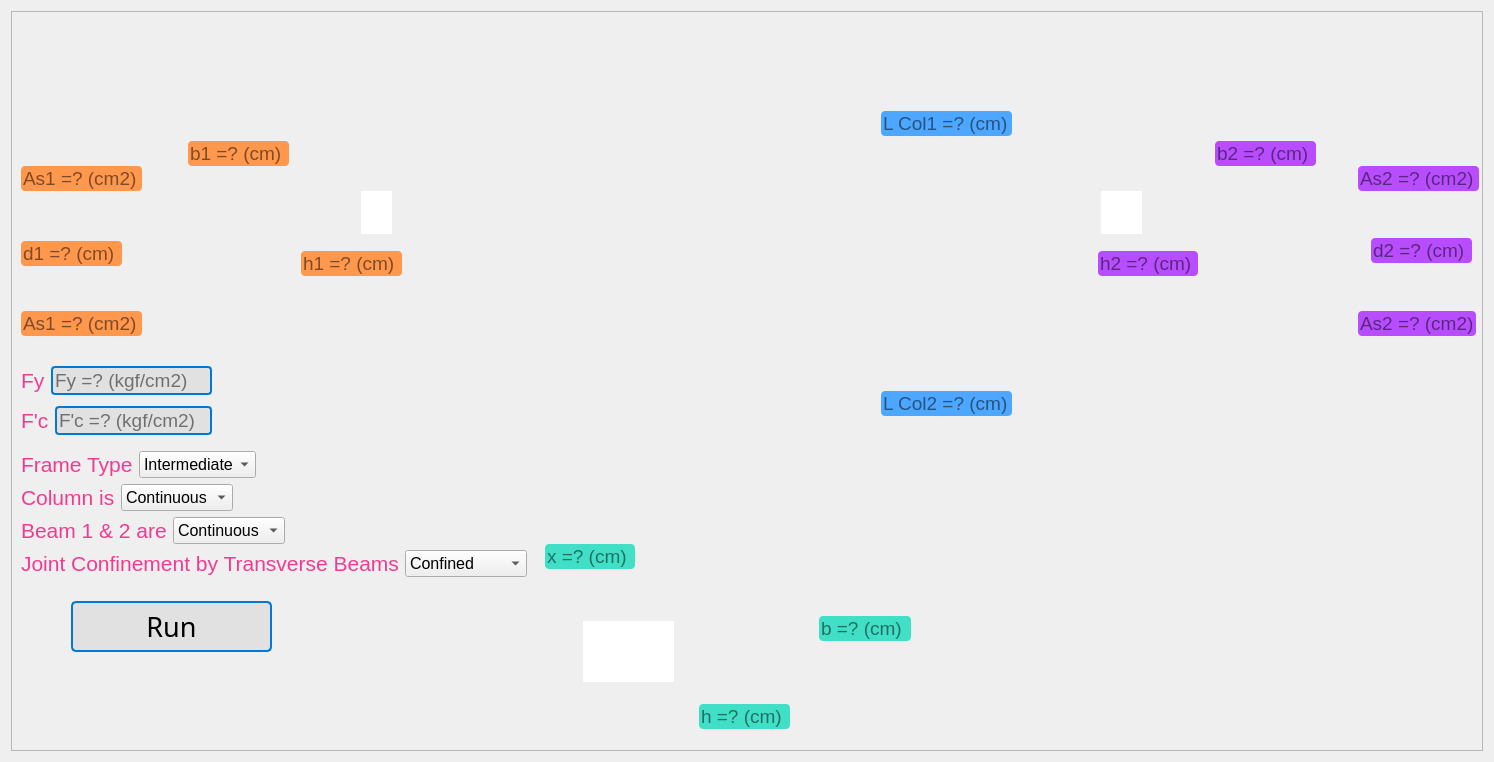
        <widget class="QWidget" name="scrollAreaWidgetContents">
         <property name="geometry">
          <rect>
           <x>0</x>
           <y>0</y>
           <width>1494</width>
           <height>758</height>
          </rect>
         </property>
         <layout class="QVBoxLayout" name="verticalLayout_2">
          <item>
           <widget class="QFrame" name="frame">
            <property name="minimumSize">
             <size>
              <width>0</width>
              <height>740</height>
             </size>
            </property>
            <property name="styleSheet">
             <string notr="true"/>
            </property>
            <property name="frameShape">
             <enum>QFrame::StyledPanel</enum>
            </property>
            <property name="frameShadow">
             <enum>QFrame::Raised</enum>
            </property>
            <widget class="QLabel" name="label">
             <property name="geometry">
              <rect>
               <x>-20</x>
               <y>-80</y>
               <width>1500</width>
               <height>852</height>
              </rect>
             </property>
             <property name="font">
              <font>
               <pointsize>14</pointsize>
              </font>
             </property>
             <property name="text">
              <string>&lt;html&gt;&lt;head/&gt;&lt;body&gt;&lt;p&gt;&lt;img width=&quot;1500&quot; height=&quot;900&quot; src=&quot;:/input-img/joint img.jpg&quot;/&gt;&lt;/p&gt;&lt;/body&gt;&lt;/html&gt;</string>
             </property>
            </widget>
            <widget class="QLineEdit" name="L_col1">
             <property name="geometry">
              <rect>
               <x>870</x>
               <y>100</y>
               <width>131</width>
               <height>25</height>
              </rect>
             </property>
             <property name="font">
              <font>
               <pointsize>14</pointsize>
               <weight>50</weight>
               <bold>false</bold>
              </font>
             </property>
             <property name="styleSheet">
              <string notr="true">QLineEdit{
	background-color :#4da6ff;
	border-radius:4px;
}</string>
             </property>
             <property name="placeholderText">
              <string>L Col1 =? (cm)</string>
             </property>
            </widget>
            <widget class="QLineEdit" name="L_col2">
             <property name="geometry">
              <rect>
               <x>870</x>
               <y>380</y>
               <width>131</width>
               <height>25</height>
              </rect>
             </property>
             <property name="font">
              <font>
               <pointsize>14</pointsize>
               <weight>50</weight>
               <bold>false</bold>
              </font>
             </property>
             <property name="styleSheet">
              <string notr="true">QLineEdit{
	background-color :#4da6ff;
	border-radius:4px;
}</string>
             </property>
             <property name="placeholderText">
              <string>L Col2 =? (cm)</string>
             </property>
            </widget>
            <widget class="QLineEdit" name="b_beam2">
             <property name="geometry">
              <rect>
               <x>1204</x>
               <y>130</y>
               <width>101</width>
               <height>25</height>
              </rect>
             </property>
             <property name="font">
              <font>
               <pointsize>14</pointsize>
               <weight>50</weight>
               <bold>false</bold>
              </font>
             </property>
             <property name="styleSheet">
              <string notr="true">QLineEdit{
	background-color : #b84dff;
	border-radius:4px;
}</string>
             </property>
             <property name="placeholderText">
              <string>b2 =? (cm)</string>
             </property>
            </widget>
            <widget class="QLineEdit" name="h_beam2">
             <property name="geometry">
              <rect>
               <x>1087</x>
               <y>240</y>
               <width>100</width>
               <height>25</height>
              </rect>
             </property>
             <property name="font">
              <font>
               <pointsize>14</pointsize>
               <weight>50</weight>
               <bold>false</bold>
              </font>
             </property>
             <property name="styleSheet">
              <string notr="true">QLineEdit{
	background-color : #b84dff;
	border-radius:4px;
}</string>
             </property>
             <property name="placeholderText">
              <string>h2 =? (cm)</string>
             </property>
            </widget>
            <widget class="QLineEdit" name="A_s2Top">
             <property name="geometry">
              <rect>
               <x>1347</x>
               <y>155</y>
               <width>121</width>
               <height>25</height>
              </rect>
             </property>
             <property name="font">
              <font>
               <pointsize>14</pointsize>
               <weight>50</weight>
               <bold>false</bold>
              </font>
             </property>
             <property name="styleSheet">
              <string notr="true">QLineEdit{
	background-color :#b84dff;
	border-radius:4px;
}</string>
             </property>
             <property name="placeholderText">
              <string>As2 =? (cm2)</string>
             </property>
            </widget>
            <widget class="QLineEdit" name="A_s2Btm">
             <property name="geometry">
              <rect>
               <x>1347</x>
               <y>300</y>
               <width>118</width>
               <height>25</height>
              </rect>
             </property>
             <property name="font">
              <font>
               <pointsize>14</pointsize>
               <weight>50</weight>
               <bold>false</bold>
              </font>
             </property>
             <property name="styleSheet">
              <string notr="true">QLineEdit{
	background-color :#b84dff;
	border-radius:4px;
}</string>
             </property>
             <property name="placeholderText">
              <string>As2 =? (cm2)</string>
             </property>
            </widget>
            <widget class="QLineEdit" name="A_s1Top">
             <property name="geometry">
              <rect>
               <x>10</x>
               <y>155</y>
               <width>121</width>
               <height>25</height>
              </rect>
             </property>
             <property name="font">
              <font>
               <pointsize>14</pointsize>
               <weight>50</weight>
               <bold>false</bold>
              </font>
             </property>
             <property name="styleSheet">
              <string notr="true">QLineEdit{
	background-color :#ff974d;
	border-radius:4px;
}</string>
             </property>
             <property name="placeholderText">
              <string>As1 =? (cm2)</string>
             </property>
            </widget>
            <widget class="QLineEdit" name="A_s1Btm">
             <property name="geometry">
              <rect>
               <x>10</x>
               <y>300</y>
               <width>121</width>
               <height>25</height>
              </rect>
             </property>
             <property name="font">
              <font>
               <pointsize>14</pointsize>
               <weight>50</weight>
               <bold>false</bold>
              </font>
             </property>
             <property name="styleSheet">
              <string notr="true">QLineEdit{
	background-color :#ff974d;
	border-radius:4px;
}</string>
             </property>
             <property name="placeholderText">
              <string>As1 =? (cm2)</string>
             </property>
            </widget>
            <widget class="QLineEdit" name="h_beam1">
             <property name="geometry">
              <rect>
               <x>290</x>
               <y>240</y>
               <width>101</width>
               <height>25</height>
              </rect>
             </property>
             <property name="font">
              <font>
               <pointsize>14</pointsize>
               <weight>50</weight>
               <bold>false</bold>
              </font>
             </property>
             <property name="styleSheet">
              <string notr="true">QLineEdit{
	background-color :#ff974d;
	border-radius:4px;
}</string>
             </property>
             <property name="readOnly">
              <bool>false</bool>
             </property>
             <property name="placeholderText">
              <string>h1 =? (cm)</string>
             </property>
            </widget>
            <widget class="QLineEdit" name="b_beam1">
             <property name="geometry">
              <rect>
               <x>177</x>
               <y>130</y>
               <width>101</width>
               <height>25</height>
              </rect>
             </property>
             <property name="font">
              <font>
               <pointsize>14</pointsize>
               <weight>50</weight>
               <bold>false</bold>
              </font>
             </property>
             <property name="styleSheet">
              <string notr="true">QLineEdit{
	background-color :#ff974d;
	border-radius:4px;
}</string>
             </property>
             <property name="placeholderText">
              <string>b1 =? (cm)</string>
             </property>
            </widget>
            <widget class="QLineEdit" name="x">
             <property name="geometry">
              <rect>
               <x>534</x>
               <y>533</y>
               <width>90</width>
               <height>25</height>
              </rect>
             </property>
             <property name="font">
              <font>
               <pointsize>14</pointsize>
               <weight>50</weight>
               <bold>false</bold>
              </font>
             </property>
             <property name="styleSheet">
              <string notr="true">QLineEdit{
	background-color : #41e0c6;
	border-radius:4px;
}
</string>
             </property>
             <property name="placeholderText">
              <string>x =? (cm)</string>
             </property>
            </widget>
            <widget class="QLineEdit" name="b_column1">
             <property name="geometry">
              <rect>
               <x>808</x>
               <y>605</y>
               <width>92</width>
               <height>25</height>
              </rect>
             </property>
             <property name="font">
              <font>
               <pointsize>14</pointsize>
               <weight>50</weight>
               <bold>false</bold>
              </font>
             </property>
             <property name="styleSheet">
              <string notr="true">QLineEdit{
	background-color :#41e0c6;
	border-radius:4px;
}</string>
             </property>
             <property name="placeholderText">
              <string>b =? (cm)</string>
             </property>
            </widget>
            <widget class="QLineEdit" name="h_column1">
             <property name="geometry">
              <rect>
               <x>688</x>
               <y>693</y>
               <width>91</width>
               <height>25</height>
              </rect>
             </property>
             <property name="font">
              <font>
               <pointsize>14</pointsize>
               <weight>50</weight>
               <bold>false</bold>
              </font>
             </property>
             <property name="styleSheet">
              <string notr="true">QLineEdit{
	background-color : #41e0c6;
	border-radius:4px;
}</string>
             </property>
             <property name="placeholderText">
              <string>h =? (cm)</string>
             </property>
            </widget>
            <widget class="QLabel" name="label_14">
             <property name="geometry">
              <rect>
               <x>1090</x>
               <y>180</y>
               <width>41</width>
               <height>43</height>
              </rect>
             </property>
             <property name="styleSheet">
              <string notr="true">QLabel{
	background-color :#fff;
	color : #2c87d1;
}</string>
             </property>
             <property name="text">
              <string>&lt;html&gt;&lt;head/&gt;&lt;body&gt;&lt;p&gt;&lt;br/&gt;&lt;/p&gt;&lt;/body&gt;&lt;/html&gt;</string>
             </property>
             <property name="alignment">
              <set>Qt::AlignCenter</set>
             </property>
            </widget>
            <widget class="QLabel" name="label_15">
             <property name="geometry">
              <rect>
               <x>350</x>
               <y>180</y>
               <width>31</width>
               <height>43</height>
              </rect>
             </property>
             <property name="styleSheet">
              <string notr="true">QLabel{
	background-color :#fff;
	color : #2c87d1;
}</string>
             </property>
             <property name="text">
              <string>&lt;html&gt;&lt;head/&gt;&lt;body&gt;&lt;p&gt;&lt;br/&gt;&lt;/p&gt;&lt;/body&gt;&lt;/html&gt;</string>
             </property>
             <property name="alignment">
              <set>Qt::AlignCenter</set>
             </property>
            </widget>
            <widget class="QLineEdit" name="d_beam1">
             <property name="geometry">
              <rect>
               <x>10</x>
               <y>230</y>
               <width>101</width>
               <height>25</height>
              </rect>
             </property>
             <property name="font">
              <font>
               <pointsize>14</pointsize>
               <weight>50</weight>
               <bold>false</bold>
              </font>
             </property>
             <property name="styleSheet">
              <string notr="true">QLineEdit{
	background-color :#ff974d;
	border-radius:4px;
}</string>
             </property>
             <property name="placeholderText">
              <string>d1 =? (cm)</string>
             </property>
            </widget>
            <widget class="QLineEdit" name="d_beam2">
             <property name="geometry">
              <rect>
               <x>1360</x>
               <y>227</y>
               <width>101</width>
               <height>25</height>
              </rect>
             </property>
             <property name="font">
              <font>
               <pointsize>14</pointsize>
               <weight>50</weight>
               <bold>false</bold>
              </font>
             </property>
             <property name="styleSheet">
              <string notr="true">QLineEdit{
	background-color :#b84dff;
	border-radius:4px;
}</string>
             </property>
             <property name="placeholderText">
              <string>d2 =? (cm)</string>
             </property>
            </widget>
            <widget class="QLabel" name="label_8">
             <property name="geometry">
              <rect>
               <x>572</x>
               <y>610</y>
               <width>91</width>
               <height>61</height>
              </rect>
             </property>
             <property name="styleSheet">
              <string notr="true">QLabel{
	background-color : #fff;
}</string>
             </property>
             <property name="text">
              <string/>
             </property>
            </widget>
            <widget class="QPushButton" name="start">
             <property name="geometry">
              <rect>
               <x>60</x>
               <y>590</y>
               <width>201</width>
               <height>51</height>
              </rect>
             </property>
             <property name="font">
              <font>
               <family>MS Reference Sans Serif</family>
               <pointsize>20</pointsize>
               <weight>50</weight>
               <italic>false</italic>
               <bold>false</bold>
              </font>
             </property>
             <property name="cursor">
              <cursorShape>PointingHandCursor</cursorShape>
             </property>
             <property name="toolTip">
              <string>&lt;html&gt;&lt;head/&gt;&lt;body&gt;&lt;p&gt;CTRL + R&lt;/p&gt;&lt;/body&gt;&lt;/html&gt;</string>
             </property>
             <property name="styleSheet">
              <string notr="true">QPushButton{
	font: 20pt MS Reference Sans Serif;
	background-color : #e1e1e1;
	border : 2px solid #0178d6 ;
	border-radius : 5px;
}

QPushButton:hover{
	font: 20pt MS Reference Sans Serif;
	color : #00bf69;
	background-color : #e1e1e1;
	border : 3px solid #00bf69 ;
	border-radius : 5px;
}</string>
             </property>
             <property name="text">
              <string>Run</string>
             </property>
             <property name="shortcut">
              <string>Ctrl+R</string>
             </property>
            </widget>
            <widget class="QWidget" name="layoutWidget_3">
             <property name="geometry">
              <rect>
               <x>10</x>
               <y>350</y>
               <width>191</width>
               <height>81</height>
              </rect>
             </property>
             <layout class="QGridLayout" name="gridLayout_3">
              <item row="0" column="0">
               <layout class="QGridLayout" name="gridLayout">
                <item row="0" column="0">
                 <widget class="QLabel" name="label_50">
                  <property name="font">
                   <font>
                    <pointsize>16</pointsize>
                   </font>
                  </property>
                  <property name="styleSheet">
                   <string notr="true">QLabel{
	color : #f03c90;
}</string>
                  </property>
                  <property name="text">
                   <string>&lt;html&gt;&lt;head/&gt;&lt;body&gt;&lt;p&gt;Fy&lt;/p&gt;&lt;/body&gt;&lt;/html&gt;</string>
                  </property>
                 </widget>
                </item>
                <item row="0" column="2">
                 <widget class="QLineEdit" name="f_y">
                  <property name="minimumSize">
                   <size>
                    <width>100</width>
                    <height>25</height>
                   </size>
                  </property>
                  <property name="sizeIncrement">
                   <size>
                    <width>1000</width>
                    <height>200</height>
                   </size>
                  </property>
                  <property name="font">
                   <font>
                    <pointsize>14</pointsize>
                    <weight>50</weight>
                    <bold>false</bold>
                   </font>
                  </property>
                  <property name="styleSheet">
                   <string notr="true">QLineEdit{
	background-color :#e1e1e1;
	border-radius:4px;
	border : 2px solid #0178d6 ;
}</string>
                  </property>
                  <property name="placeholderText">
                   <string>Fy =? (kgf/cm2)</string>
                  </property>
                 </widget>
                </item>
               </layout>
              </item>
              <item row="1" column="0">
               <layout class="QGridLayout" name="gridLayout_2">
                <item row="0" column="0">
                 <widget class="QLabel" name="label_49">
                  <property name="font">
                   <font>
                    <pointsize>16</pointsize>
                   </font>
                  </property>
                  <property name="styleSheet">
                   <string notr="true">QLabel{
	color : #f03c90;
}</string>
                  </property>
                  <property name="text">
                   <string>&lt;html&gt;&lt;head/&gt;&lt;body&gt;&lt;p&gt;F'c&lt;/p&gt;&lt;/body&gt;&lt;/html&gt;</string>
                  </property>
                 </widget>
                </item>
                <item row="0" column="1">
                 <widget class="QLineEdit" name="f_c">
                  <property name="minimumSize">
                   <size>
                    <width>100</width>
                    <height>25</height>
                   </size>
                  </property>
                  <property name="font">
                   <font>
                    <pointsize>14</pointsize>
                    <weight>50</weight>
                    <bold>false</bold>
                   </font>
                  </property>
                  <property name="styleSheet">
                   <string notr="true">QLineEdit{
	background-color :#e1e1e1;
	border-radius:4px;
	border : 2px solid #0178d6 ;
}</string>
                  </property>
                  <property name="placeholderText">
                   <string>F'c =? (kgf/cm2)</string>
                  </property>
                 </widget>
                </item>
               </layout>
              </item>
             </layout>
            </widget>
            <widget class="QWidget" name="layoutWidget_2">
             <property name="geometry">
              <rect>
               <x>10</x>
               <y>440</y>
               <width>511</width>
               <height>134</height>
              </rect>
             </property>
             <layout class="QFormLayout" name="formLayout_5">
              <item row="0" column="0">
               <layout class="QFormLayout" name="formLayout_3">
                <item row="0" column="0">
                 <widget class="QLabel" name="label_54">
                  <property name="font">
                   <font>
                    <pointsize>16</pointsize>
                   </font>
                  </property>
                  <property name="styleSheet">
                   <string notr="true">QLabel{
	color : #f03c90;
}</string>
                  </property>
                  <property name="text">
                   <string>&lt;html&gt;&lt;head/&gt;&lt;body&gt;&lt;p&gt;Frame Type&lt;/p&gt;&lt;/body&gt;&lt;/html&gt;</string>
                  </property>
                 </widget>
                </item>
                <item row="0" column="1">
                 <widget class="QComboBox" name="frame_type">
                  <property name="font">
                   <font>
                    <pointsize>12</pointsize>
                   </font>
                  </property>
                  <property name="styleSheet">
                   <string notr="true"/>
                  </property>
                  <item>
                   <property name="text">
                    <string>Intermediate</string>
                   </property>
                  </item>
                  <item>
                   <property name="text">
                    <string>Special</string>
                   </property>
                  </item>
                  <item>
                   <property name="text">
                    <string>Ordinary</string>
                   </property>
                  </item>
                 </widget>
                </item>
               </layout>
              </item>
              <item row="2" column="0">
               <layout class="QFormLayout" name="formLayout_2">
                <item row="0" column="0">
                 <widget class="QLabel" name="label_56">
                  <property name="font">
                   <font>
                    <pointsize>16</pointsize>
                   </font>
                  </property>
                  <property name="styleSheet">
                   <string notr="true">QLabel{
	color :#f03c90;
}</string>
                  </property>
                  <property name="text">
                   <string>&lt;html&gt;&lt;head/&gt;&lt;body&gt;&lt;p&gt;Column is&lt;/p&gt;&lt;/body&gt;&lt;/html&gt;</string>
                  </property>
                 </widget>
                </item>
                <item row="0" column="1">
                 <widget class="QComboBox" name="column_is">
                  <property name="font">
                   <font>
                    <pointsize>12</pointsize>
                   </font>
                  </property>
                  <property name="styleSheet">
                   <string notr="true"/>
                  </property>
                  <item>
                   <property name="text">
                    <string>Continuous</string>
                   </property>
                  </item>
                  <item>
                   <property name="text">
                    <string>Other</string>
                   </property>
                  </item>
                 </widget>
                </item>
               </layout>
              </item>
              <item row="3" column="0">
               <layout class="QFormLayout" name="formLayout">
                <item row="0" column="1">
                 <widget class="QComboBox" name="beam1_2">
                  <property name="font">
                   <font>
                    <pointsize>12</pointsize>
                   </font>
                  </property>
                  <property name="styleSheet">
                   <string notr="true"/>
                  </property>
                  <item>
                   <property name="text">
                    <string>Continuous</string>
                   </property>
                  </item>
                  <item>
                   <property name="text">
                    <string>Other</string>
                   </property>
                  </item>
                 </widget>
                </item>
                <item row="0" column="0">
                 <widget class="QLabel" name="label_55">
                  <property name="font">
                   <font>
                    <pointsize>16</pointsize>
                   </font>
                  </property>
                  <property name="styleSheet">
                   <string notr="true">QLabel{
	color : #f03c90;
}</string>
                  </property>
                  <property name="text">
                   <string>Beam 1 &amp; 2 are</string>
                  </property>
                 </widget>
                </item>
               </layout>
              </item>
              <item row="4" column="0">
               <layout class="QFormLayout" name="formLayout_4">
                <item row="0" column="1">
                 <widget class="QComboBox" name="joint">
                  <property name="font">
                   <font>
                    <pointsize>12</pointsize>
                   </font>
                  </property>
                  <item>
                   <property name="text">
                    <string>Confined</string>
                   </property>
                  </item>
                  <item>
                   <property name="text">
                    <string>Not Confined</string>
                   </property>
                  </item>
                 </widget>
                </item>
                <item row="0" column="0">
                 <widget class="QLabel" name="label_53">
                  <property name="font">
                   <font>
                    <pointsize>16</pointsize>
                   </font>
                  </property>
                  <property name="styleSheet">
                   <string notr="true">QLabel{
	color :#f03c90;
}</string>
                  </property>
                  <property name="text">
                   <string>&lt;html&gt;&lt;head/&gt;&lt;body&gt;&lt;p&gt;Joint Confinement by Transverse Beams&lt;/p&gt;&lt;/body&gt;&lt;/html&gt;</string>
                  </property>
                 </widget>
                </item>
               </layout>
              </item>
             </layout>
            </widget>
            <zorder>label</zorder>
            <zorder>b_beam2</zorder>
            <zorder>h_beam2</zorder>
            <zorder>A_s2Top</zorder>
            <zorder>A_s2Btm</zorder>
            <zorder>A_s1Top</zorder>
            <zorder>A_s1Btm</zorder>
            <zorder>h_beam1</zorder>
            <zorder>b_beam1</zorder>
            <zorder>x</zorder>
            <zorder>b_column1</zorder>
            <zorder>h_column1</zorder>
            <zorder>label_14</zorder>
            <zorder>label_15</zorder>
            <zorder>d_beam1</zorder>
            <zorder>d_beam2</zorder>
            <zorder>label_8</zorder>
            <zorder>start</zorder>
            <zorder>L_col1</zorder>
            <zorder>L_col2</zorder>
            <zorder>layoutWidget_3</zorder>
            <zorder>layoutWidget_2</zorder>
           </widget>
          </item>
         </layout>
        </widget>
